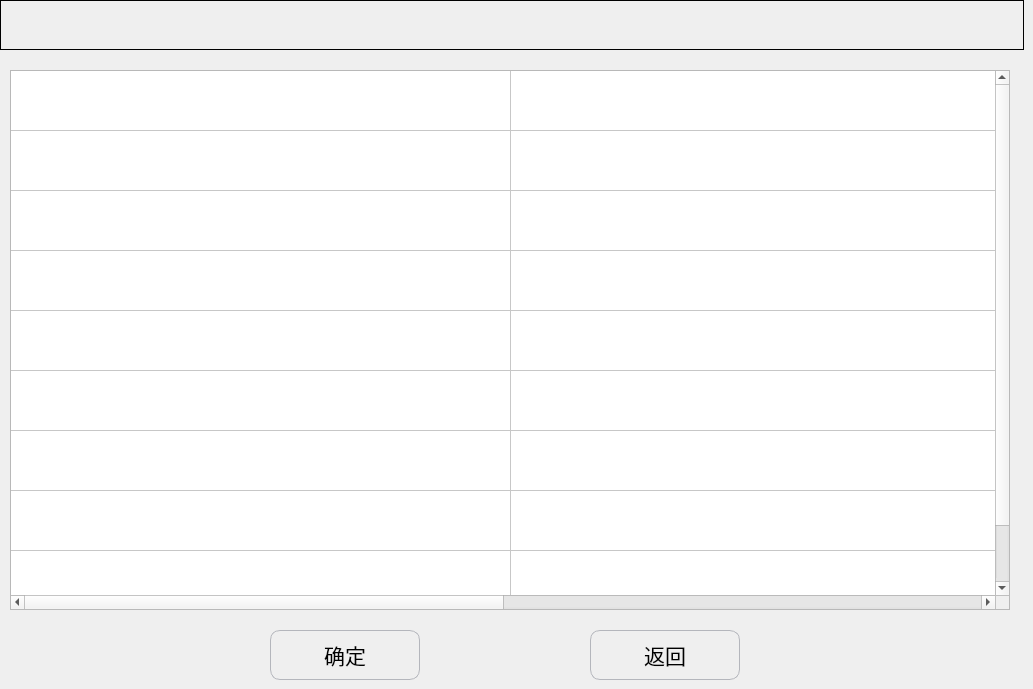
   <widget class="QWidget" name="page3_UtoC">
    <widget class="QGroupBox" name="groupBox_5">
     <property name="geometry">
      <rect>
       <x>0</x>
       <y>0</y>
       <width>1024</width>
       <height>50</height>
      </rect>
     </property>
     <property name="minimumSize">
      <size>
       <width>1024</width>
       <height>50</height>
      </size>
     </property>
     <property name="maximumSize">
      <size>
       <width>1024</width>
       <height>50</height>
      </size>
     </property>
     <property name="styleSheet">
      <string notr="true">QGroupBox{
	border:  1px solid black;
}</string>
     </property>
     <property name="title">
      <string/>
     </property>
    </widget>
    <widget class="QTableWidget" name="table_5">
     <property name="geometry">
      <rect>
       <x>10</x>
       <y>70</y>
       <width>1000</width>
       <height>540</height>
      </rect>
     </property>
     <property name="minimumSize">
      <size>
       <width>1000</width>
       <height>540</height>
      </size>
     </property>
     <property name="maximumSize">
      <size>
       <width>1000</width>
       <height>450</height>
      </size>
     </property>
     <property name="font">
      <font>
       <pointsize>14</pointsize>
      </font>
     </property>
     <property name="styleSheet">
      <string notr="true"/>
     </property>
     <property name="rowCount">
      <number>9</number>
     </property>
     <property name="columnCount">
      <number>2</number>
     </property>
     <attribute name="horizontalHeaderVisible">
      <bool>false</bool>
     </attribute>
     <attribute name="horizontalHeaderDefaultSectionSize">
      <number>500</number>
     </attribute>
     <attribute name="horizontalHeaderMinimumSectionSize">
      <number>60</number>
     </attribute>
     <attribute name="verticalHeaderVisible">
      <bool>false</bool>
     </attribute>
     <attribute name="verticalHeaderDefaultSectionSize">
      <number>60</number>
     </attribute>
     <attribute name="verticalHeaderMinimumSectionSize">
      <number>20</number>
     </attribute>
     <row/>
     <row/>
     <row/>
     <row/>
     <row/>
     <row/>
     <row/>
     <row/>
     <row/>
     <column/>
     <column/>
    </widget>
    <widget class="QPushButton" name="Btn_inCopyOk">
     <property name="geometry">
      <rect>
       <x>270</x>
       <y>630</y>
       <width>150</width>
       <height>50</height>
      </rect>
     </property>
     <property name="minimumSize">
      <size>
       <width>150</width>
       <height>50</height>
      </size>
     </property>
     <property name="maximumSize">
      <size>
       <width>150</width>
       <height>50</height>
      </size>
     </property>
     <property name="font">
      <font>
       <pointsize>16</pointsize>
      </font>
     </property>
     <property name="styleSheet">
      <string notr="true">QPushButton
{
    border-style:solid; /*边框风格*/
    border-width:1px;/*边框宽度*/
    border-color:#B4B6BC; /*边框颜色*/
    border-radius:10px; /*边框倒角*/
}
QPushButton:pressed
{
    border-style:outset; /*边框风格*/
    background-color:qlineargradient(x1: 0, y1: 0, x2: 0, y2: 1, stop:0 #00befa, stop: 1 #0160ea);/*背景色*/
    border-width:1px;/*边框宽度*/
    border-color:#0055ff; /*边框颜色*/
    border-radius:10px; /*边框倒角*/
}</string>
     </property>
     <property name="text">
      <string>确定</string>
     </property>
     <property name="icon">
      <iconset resource="../resource.qrc">
       <normaloff>:/SetPage/setpage_images/ok.png</normaloff>:/SetPage/setpage_images/ok.png</iconset>
     </property>
     <property name="iconSize">
      <size>
       <width>50</width>
       <height>50</height>
      </size>
     </property>
    </widget>
    <widget class="QPushButton" name="Btn_inCopyBack">
     <property name="geometry">
      <rect>
       <x>590</x>
       <y>630</y>
       <width>150</width>
       <height>50</height>
      </rect>
     </property>
     <property name="minimumSize">
      <size>
       <width>150</width>
       <height>50</height>
      </size>
     </property>
     <property name="maximumSize">
      <size>
       <width>150</width>
       <height>50</height>
      </size>
     </property>
     <property name="font">
      <font>
       <pointsize>16</pointsize>
      </font>
     </property>
     <property name="styleSheet">
      <string notr="true">QPushButton
{
    border-style:solid; /*边框风格*/
    border-width:1px;/*边框宽度*/
    border-color:#B4B6BC; /*边框颜色*/
    border-radius:10px; /*边框倒角*/
}
QPushButton:pressed
{
    border-style:outset; /*边框风格*/
    background-color:qlineargradient(x1: 0, y1: 0, x2: 0, y2: 1, stop:0 #00befa, stop: 1 #0160ea);/*背景色*/
    border-width:1px;/*边框宽度*/
    border-color:#0055ff; /*边框颜色*/
    border-radius:10px; /*边框倒角*/
}</string>
     </property>
     <property name="text">
      <string>返回</string>
     </property>
     <property name="icon">
      <iconset resource="../resource.qrc">
       <normaloff>:/SetPage/setpage_images/back.png</normaloff>:/SetPage/setpage_images/back.png</iconset>
     </property>
     <property name="iconSize">
      <size>
       <width>40</width>
       <height>40</height>
      </size>
     </property>
    </widget>
   </widget>
